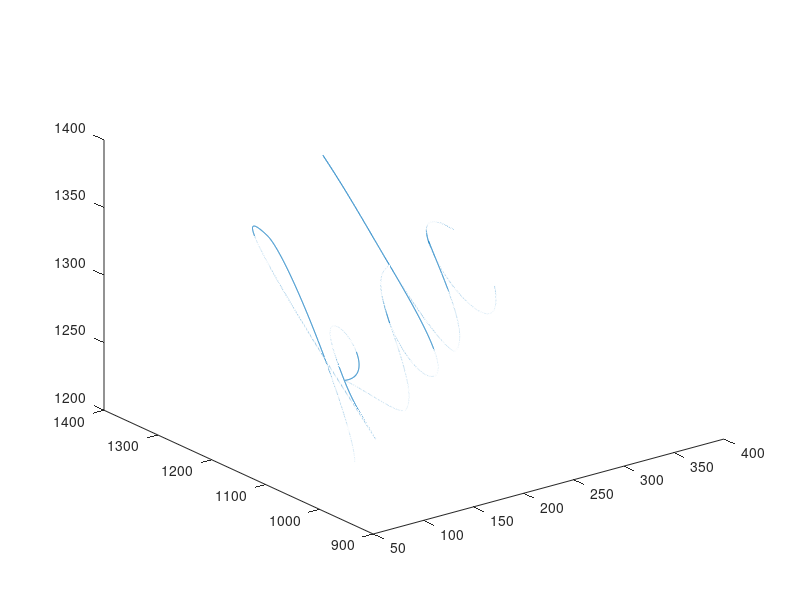

Recreate this plot in MATLAB.
%% Homework 2 Forward Kinematics
% Import data & assign each joint
JD = importdata('JointData.txt');
J1 = JD(:,1);
J2 = JD(:,2);
J3 = JD(:,3);
J4 = JD(:,4);
J5 = JD(:,5);
J6 = JD(:,6);
J7 = JD(:,7);

% set up g_st
p = [610; 720; 2376];
ori = [0 -1 0;
       1  0 0;
       0  0 1];
g_st = [ori, p; zeros(1,3), 1];
% w_bar = q_bar / sin(theta / 2) w_bar is the axis of rotation
% theta is amount of rotation
e1 = [- cross([0;0;1],[610;720;1346]);0;0;1];
e2 = [- cross([-1;0;0],[610;720;1346]);-1;0;0];
e3 = [- cross([0;0;1],[610;720;1346]);0;0;1];
e4 = [- cross([-1;0;0],[610;720+45;1896]);-1;0;0];
e5 = [- cross([0;0;1],[610;720;2196]);0;0;1];
e6 = [- cross([-1;0;0],[610;720;2196]);-1;0;0];
e7 = [- cross([0;0;1],[610;720;2196]);0;0;1]; 
w1 = [0 -e1(6,1) e1(5,1);e1(6,1) 0 -e1(4,1);-e1(5,1) e1(4,1) 0];
w2 = [0 -e2(6,1) e2(5,1);e2(6,1) 0 -e2(4,1);-e2(5,1) e2(4,1) 0];
w3 = [0 -e3(6,1) e3(5,1);e3(6,1) 0 -e3(4,1);-e3(5,1) e3(4,1) 0];
w4 = [0 -e4(6,1) e4(5,1);e4(6,1) 0 -e4(4,1);-e4(5,1) e4(4,1) 0];
w5 = [0 -e5(6,1) e5(5,1);e5(6,1) 0 -e5(4,1);-e5(5,1) e5(4,1) 0];
w6 = [0 -e6(6,1) e6(5,1);e6(6,1) 0 -e6(4,1);-e6(5,1) e6(4,1) 0];
w7 = [0 -e7(6,1) e7(5,1);e7(6,1) 0 -e7(4,1);-e7(5,1) e7(4,1) 0];
expon1 = ([w1,e1(1:3);zeros(1,3),0]);
expon2 = ([w2,e2(1:3);zeros(1,3),0]);
expon3 = ([w3,e3(1:3);zeros(1,3),0]);
expon4 = ([w4,e4(1:3);zeros(1,3),0]);
expon5 = ([w5,e5(1:3);zeros(1,3),0]);
expon6 = ([w6,e6(1:3);zeros(1,3),0]);
expon7 = ([w7,e7(1:3);zeros(1,3),0]);


for i = 1: length(JD)
    g_st_theta = expm(expon1*J1(i))*expm(expon2*J2(i))*expm(expon3*J3(i))*expm(expon4*J4(i))*expm(expon5*J5(i))*expm(expon6*J6(i))*expm(expon7*J7(i))*g_st;
    output(i,1) = g_st_theta(1,4);
    output(i,2) = g_st_theta(2,4);
    output(i,3) = g_st_theta(3,4);
end
plot3(output(:,1),output(:,2),output(:,3));
point_A = output(1000,:);
point_B = output(3000,:);
point_C = output(5000,:);
BA = output(1000,:)-output(3000,:);
BC = output(5000,:)-output(3000,:);
AAA = cross(BC,BA)
